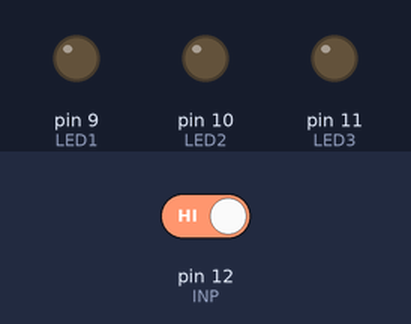
Recording of a sketch running on a simulated Arduino Uno, built with avr-gcc and run on an emulated ATmega328P. Parts: output pins drawn as LEDs (lit = HIGH). Dashed ring = blinking. The test bench sets the inputs (shaded band); at power-on: pin 12 (INP) HIGH.

Above: at 4.3 s.
4.4 s: pin 12 (INP) driven HIGH
At 6.2 s:
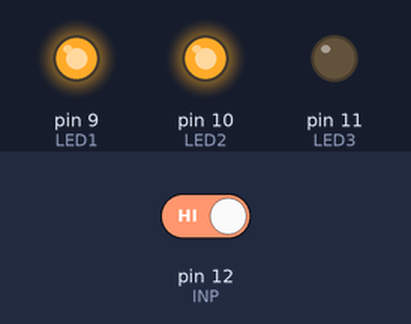
10.4 s: pin 12 (INP) driven LOW
At 11.9 s:
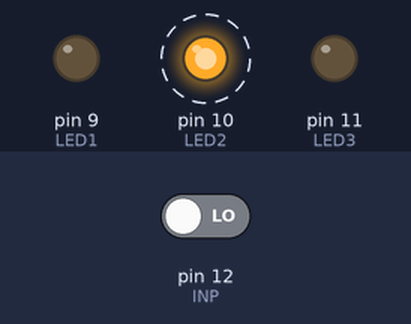
Timing chart, 0 to 19.4 s (numbered marks = the images above; inputs shaded):
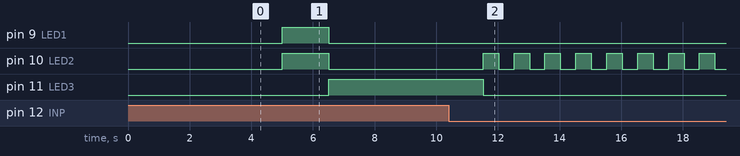

Measured:
- after the input at 10.4 s, pin 9 (LED1): stays LOW (without the input it goes to HIGH after 1.1 s); pin 11 (LED3): goes on until 11.5 s, then stays LOW
- by itself, pin 10 (LED2): alternates HIGH for 0.50 s and LOW for 0.50 s

The sketch:

semaforo22.ino
```cpp
// Traffic light FSM on ARduino

#define INP      12    // pin enable
#define LED1     9     // pin green led
#define LED2     10    // pin yellow led
#define LED3     11    // pin red led

#define timeg    10   // green light duration in clock period
#define timey    3    // yellow light duration in clock period
#define timer    10   // red light duration in clock period
#define timeen   1    // yellow/off duration in clock period
#define clockk   500  // clock period in ms

/*
  state 0 => green light
  state 1 => green and yellow light at the same time
  state 2 => red light
  state 3 => yellow light
  state 4 => switched-off
*/

int LED[3] = {LED1, LED2, LED3};
int time_state[5] = {timeg, timey, timer, timeen, timeen};
int state = 0;
int out[5][3] = {{1,0,0},{1,1,0},{0,0,1},{0,1,0},{0,0,0}};

int tnow = 0;   // current time
int tprec = 0;  // time since the last click of the clock
int tstate = 0; // time since the last state change
bool enable = HIGH;


void setup() {
  // Initialization pin mode
  pinMode(LED1, OUTPUT);
  pinMode(LED2, OUTPUT);
  pinMode(LED3, OUTPUT);
  pinMode(INP, INPUT_PULLUP);
}

void loop() {
  tnow = millis();
  if(ClockEnd(tnow, tprec)){ // verify if a clock period has passed
    enable = digitalRead(INP);  // reading the enable state
    if (EndState(state, tnow, tstate)){ // verify if the current state time has ended
      state = NextState(state, enable); // switch to the next state
      Output(state);  // generate output
      tstate = tnow;  //setting the starting time of the current state
    }
  tprec=tnow; //setting the click time
  }
}

bool ClockEnd(int tnow, int tprec){ // TRUE if a clock period has passed
  return tnow-tprec > clockk;
}

bool EndState(int state, int tnow, int tstate){ // TRUE if the current state has ended
return tnow-tstate > time_state[state]*clockk;
}

int NextState(int state, bool enable){ //calculate next state from current state and enable level
  if(enable) return (state+1)%3;  // when the enable is HIGH loop between 0, 1, 2
  else  return 3+ state%2;  // when enable is LOW loop between 3 and 4
}

void Output(int stato){ // generate output from the state
  for (int j=0; j<3; j++){
    digitalWrite(LED[j], out[state][j]);
  }
}
```
